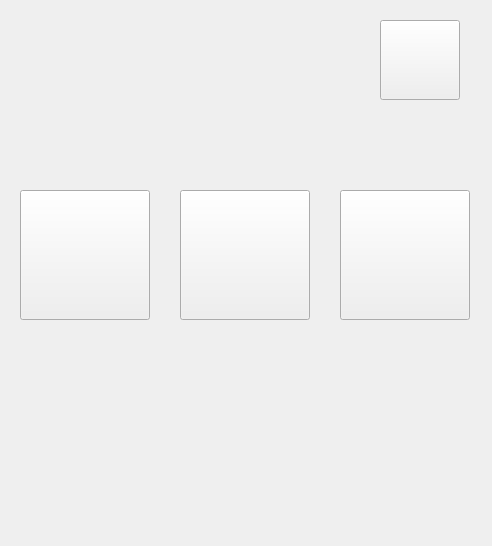
<?xml version="1.0" encoding="UTF-8"?>
<ui version="4.0">
 <class>HypCamApp</class>
 <widget class="QMainWindow" name="HypCamApp">
  <property name="geometry">
   <rect>
    <x>0</x>
    <y>0</y>
    <width>492</width>
    <height>546</height>
   </rect>
  </property>
  <property name="windowTitle">
   <string>HypCamApp</string>
  </property>
  <widget class="QWidget" name="centralWidget">
   <widget class="QPushButton" name="pbCamConn">
    <property name="geometry">
     <rect>
      <x>20</x>
      <y>190</y>
      <width>130</width>
      <height>130</height>
     </rect>
    </property>
    <property name="palette">
     <palette>
      <active>
       <colorrole role="Light">
        <brush brushstyle="SolidPattern">
         <color alpha="255">
          <red>238</red>
          <green>238</green>
          <blue>236</blue>
         </color>
        </brush>
       </colorrole>
      </active>
      <inactive>
       <colorrole role="Light">
        <brush brushstyle="SolidPattern">
         <color alpha="255">
          <red>238</red>
          <green>238</green>
          <blue>236</blue>
         </color>
        </brush>
       </colorrole>
      </inactive>
      <disabled>
       <colorrole role="Light">
        <brush brushstyle="SolidPattern">
         <color alpha="255">
          <red>238</red>
          <green>238</green>
          <blue>236</blue>
         </color>
        </brush>
       </colorrole>
      </disabled>
     </palette>
    </property>
    <property name="whatsThis">
     <string>&lt;html&gt;&lt;head/&gt;&lt;body&gt;&lt;p&gt;Camera connection&lt;/p&gt;&lt;/body&gt;&lt;/html&gt;</string>
    </property>
    <property name="autoFillBackground">
     <bool>true</bool>
    </property>
    <property name="text">
     <string/>
    </property>
    <property name="icon">
     <iconset resource="images.qrc">
      <normaloff>:/androidImages/checkCamera.png</normaloff>
      <disabledoff>:/androidImages/camConnection.png</disabledoff>:/androidImages/checkCamera.png</iconset>
    </property>
    <property name="iconSize">
     <size>
      <width>130</width>
      <height>130</height>
     </size>
    </property>
   </widget>
   <widget class="QPushButton" name="pbShutdown">
    <property name="geometry">
     <rect>
      <x>380</x>
      <y>20</y>
      <width>80</width>
      <height>80</height>
     </rect>
    </property>
    <property name="palette">
     <palette>
      <active>
       <colorrole role="Light">
        <brush brushstyle="SolidPattern">
         <color alpha="255">
          <red>238</red>
          <green>238</green>
          <blue>236</blue>
         </color>
        </brush>
       </colorrole>
      </active>
      <inactive>
       <colorrole role="Light">
        <brush brushstyle="SolidPattern">
         <color alpha="255">
          <red>238</red>
          <green>238</green>
          <blue>236</blue>
         </color>
        </brush>
       </colorrole>
      </inactive>
      <disabled>
       <colorrole role="Light">
        <brush brushstyle="SolidPattern">
         <color alpha="255">
          <red>238</red>
          <green>238</green>
          <blue>236</blue>
         </color>
        </brush>
       </colorrole>
      </disabled>
     </palette>
    </property>
    <property name="whatsThis">
     <string>&lt;html&gt;&lt;head/&gt;&lt;body&gt;&lt;p&gt;Camera connection&lt;/p&gt;&lt;/body&gt;&lt;/html&gt;</string>
    </property>
    <property name="autoFillBackground">
     <bool>true</bool>
    </property>
    <property name="text">
     <string/>
    </property>
    <property name="icon">
     <iconset>
      <normaloff>:/imagenInte/zoom-in.png</normaloff>
      <disabledoff>:/androidImages/shutdown.png</disabledoff>:/imagenInte/zoom-in.png</iconset>
    </property>
    <property name="iconSize">
     <size>
      <width>80</width>
      <height>80</height>
     </size>
    </property>
   </widget>
   <widget class="QPushButton" name="pbSettings">
    <property name="geometry">
     <rect>
      <x>180</x>
      <y>190</y>
      <width>130</width>
      <height>130</height>
     </rect>
    </property>
    <property name="palette">
     <palette>
      <active>
       <colorrole role="Light">
        <brush brushstyle="SolidPattern">
         <color alpha="255">
          <red>238</red>
          <green>238</green>
          <blue>236</blue>
         </color>
        </brush>
       </colorrole>
      </active>
      <inactive>
       <colorrole role="Light">
        <brush brushstyle="SolidPattern">
         <color alpha="255">
          <red>238</red>
          <green>238</green>
          <blue>236</blue>
         </color>
        </brush>
       </colorrole>
      </inactive>
      <disabled>
       <colorrole role="Light">
        <brush brushstyle="SolidPattern">
         <color alpha="255">
          <red>238</red>
          <green>238</green>
          <blue>236</blue>
         </color>
        </brush>
       </colorrole>
      </disabled>
     </palette>
    </property>
    <property name="whatsThis">
     <string>&lt;html&gt;&lt;head/&gt;&lt;body&gt;&lt;p&gt;Camera connection&lt;/p&gt;&lt;/body&gt;&lt;/html&gt;</string>
    </property>
    <property name="autoFillBackground">
     <bool>true</bool>
    </property>
    <property name="text">
     <string/>
    </property>
    <property name="icon">
     <iconset resource="images.qrc">
      <normaloff>:/androidImages/settings.png</normaloff>
      <disabledoff>:/androidImages/settings.png</disabledoff>
      <disabledon>:/androidImages/settings.png</disabledon>:/androidImages/settings.png</iconset>
    </property>
    <property name="iconSize">
     <size>
      <width>130</width>
      <height>130</height>
     </size>
    </property>
   </widget>
   <widget class="QPushButton" name="pbVideo">
    <property name="geometry">
     <rect>
      <x>340</x>
      <y>190</y>
      <width>130</width>
      <height>130</height>
     </rect>
    </property>
    <property name="palette">
     <palette>
      <active>
       <colorrole role="Light">
        <brush brushstyle="SolidPattern">
         <color alpha="255">
          <red>238</red>
          <green>238</green>
          <blue>236</blue>
         </color>
        </brush>
       </colorrole>
      </active>
      <inactive>
       <colorrole role="Light">
        <brush brushstyle="SolidPattern">
         <color alpha="255">
          <red>238</red>
          <green>238</green>
          <blue>236</blue>
         </color>
        </brush>
       </colorrole>
      </inactive>
      <disabled>
       <colorrole role="Light">
        <brush brushstyle="SolidPattern">
         <color alpha="255">
          <red>238</red>
          <green>238</green>
          <blue>236</blue>
         </color>
        </brush>
       </colorrole>
      </disabled>
     </palette>
    </property>
    <property name="whatsThis">
     <string>&lt;html&gt;&lt;head/&gt;&lt;body&gt;&lt;p&gt;Camera connection&lt;/p&gt;&lt;/body&gt;&lt;/html&gt;</string>
    </property>
    <property name="autoFillBackground">
     <bool>true</bool>
    </property>
    <property name="text">
     <string/>
    </property>
    <property name="icon">
     <iconset>
      <normaloff>:/imagenInte/zoom-in.png</normaloff>
      <disabledoff>:/androidImages/camConnection.png</disabledoff>:/imagenInte/zoom-in.png</iconset>
    </property>
    <property name="iconSize">
     <size>
      <width>130</width>
      <height>130</height>
     </size>
    </property>
   </widget>
  </widget>
 </widget>
 <layoutdefault spacing="6" margin="11"/>
 <resources>
  <include location="images.qrc"/>
 </resources>
 <connections/>
</ui>
